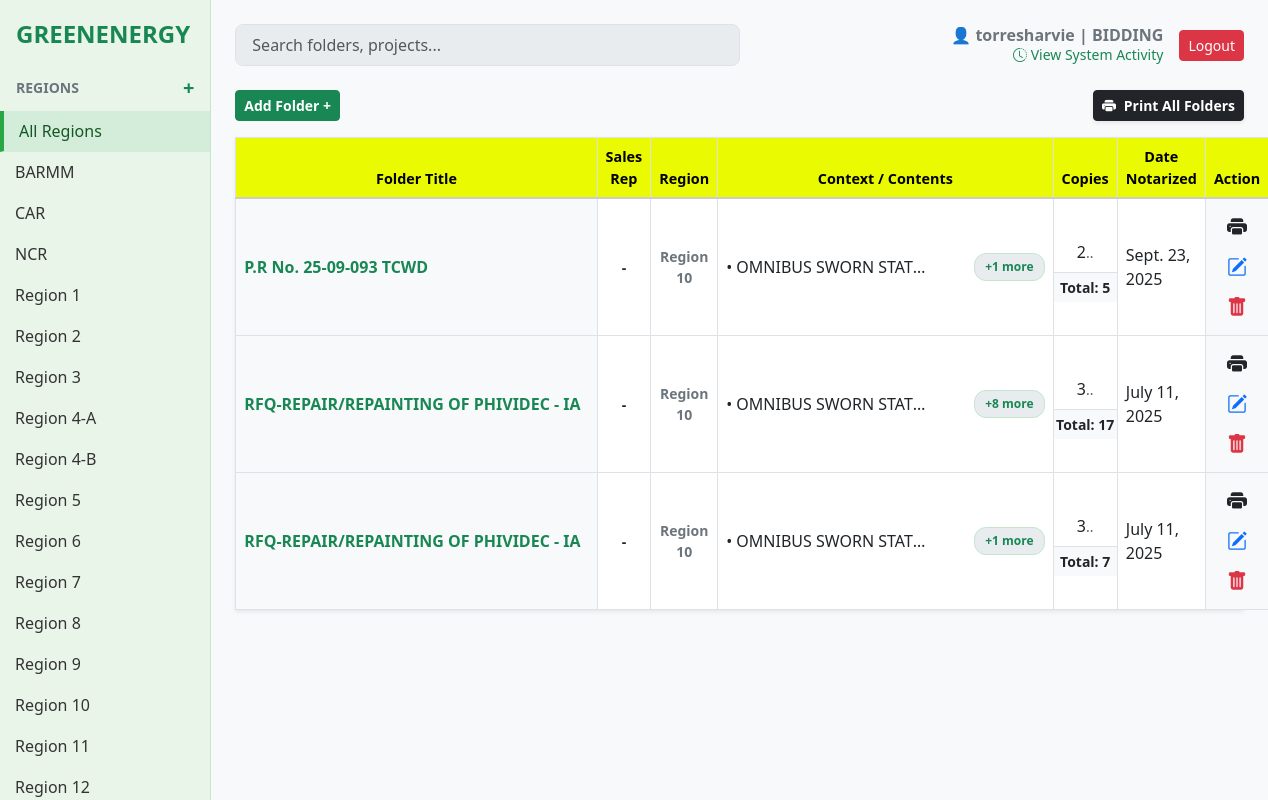
/ (signed in), run on the app's committed database.
### core/models.py (models this page shows, shortened)
class Region(models.Model):
    name = models.CharField(max_length=100, unique=True) # e.g., "Region I"

class User(AbstractUser):
    department = models.CharField(max_length=100, blank=True, null=True)

class Envelope(models.Model):
    region = models.ForeignKey(Region, on_delete=models.CASCADE)
    title = models.CharField(max_length=200) # e.g., "Greenergy 2026"
    created_at = models.DateTimeField(auto_now_add=True)
    project_entity = models.CharField(max_length=200, blank=True, null=True)
    procuring_entity = models.CharField(max_length=200, blank=True, null=True)
    sales_name = models.CharField(max_length=200, blank=True, null=True)
    door_number = models.CharField(max_length=50, blank=True, null=True)
    created_at = models.DateTimeField(auto_now_add=True)

class Document(models.Model):
    envelope = models.ForeignKey(Envelope, on_delete=models.CASCADE, related_name='documents')
    title = models.CharField(max_length=200)  # The specific file name
    content_context = models.TextField()      # "Context" from your screenshot
    num_pages = models.IntegerField(default=1)
    date_notarized = models.DateField(null=True, blank=True)
    file_upload = models.FileField(upload_to='docs/', blank=True, null=True)

### core/views.py (the view, shortened to what this page needs)
# urls.py: path('', views.dashboard, name='dashboard'),
@login_required
def dashboard(request):
    regions_queryset = Region.objects.all()
    regions = sorted(
        regions_queryset,
        key=lambda r: [int(t) if t.isdigit() else t.lower() for t in re.split('(\d+)', r.name)]
    )
    selected_region_id = request.GET.get('region')
    sorted_docs = Prefetch('documents', queryset=Document.objects.order_by('-date_notarized'))
    envelopes = Envelope.objects.annotate(
        latest_doc_date=Max('documents__date_notarized')
    ).prefetch_related(sorted_docs)
    envelopes = envelopes.order_by(F('latest_doc_date').desc(nulls_last=True), '-id')
    if selected_region_id:
        envelopes = envelopes.filter(region_id=selected_region_id)
    query = request.GET.get('q')
    for env in envelopes:
        env.total_pages = sum(doc.num_pages for doc in env.documents.all())
    recent_activity = AuditLog.objects.select_related('user').order_by('-timestamp')[:20]
    context = {
        'regions': regions,
        'envelopes': envelopes,
        'selected_region_id': int(selected_region_id) if selected_region_id else None,
        'user': request.user,
        'recent_activity': recent_activity
    }
    return render(request, 'core/dashboard.html', context)

### core/templates/core/dashboard.html (shortened to what this page needs)
<!DOCTYPE html>
<html lang="en">
<head>
    <link href="https://cdn.jsdelivr.net/npm/bootstrap@5.3.0/dist/css/bootstrap.min.css" rel="stylesheet">
    <link rel="stylesheet" href="https://cdn.jsdelivr.net/npm/bootstrap-icons@1.10.5/font/bootstrap-icons.css">
</head>
<body>
<div class="container-fluid p-0">
    <div class="row g-0">
        <div class="col-md-2 sidebar d-flex flex-column">
            <a href="{% url 'dashboard' %}" class="text-decoration-none"><h4 class="text-success fw-bold px-3 mb-4">GREENENERGY</h4></a>
            <div class="d-flex justify-content-between align-items-center px-3 mb-2 text-secondary">
                <span class="small fw-bold">REGIONS</span>
                <a href="#" class="text-success text-decoration-none fw-bold fs-5" data-bs-toggle="modal" data-bs-target="#addRegionModal" title="Add Region">+</a>
            </div>
            <div class="list-group list-group-flush mb-auto">
                <div class="sidebar-item-container {% if not selected_region_id %}active{% endif %}">
                    <a href="{% url 'dashboard' %}" class="sidebar-link">All Regions</a>
                </div>
                {% for region in regions %}
                <div class="sidebar-item-container {% if selected_region_id == region.id %}active{% endif %}">
                    <a href="?region={{ region.id }}" class="sidebar-link" title="{{ region.name }}">{{ region.name }}</a>
                </div>
                {% endfor %}
            </div>
        </div>
        <div class="col-md-10 main-content-wrapper">
            <div class="d-flex justify-content-between align-items-center mb-4">
                <div class="search-container">
                    <input id="searchInput" class="form-control form-control-lg pe-5" type="text" placeholder="Search folders, projects..." style="background-color: #e9ecef; font-size: 1rem;" autocomplete="off">
                </div>
                <div class="d-flex align-items-center gap-3">
                    <div class="text-end" style="line-height: 1.2;">
                        <span class="fw-bold text-secondary d-block">👤 {{ user.username }} | {{ user.department }}</span>
                        <a href="#" class="small text-success text-decoration-none" data-bs-toggle="modal" data-bs-target="#activityModal">
                            <i class="bi bi-clock-history"></i> View System Activity
                        </a>
                    </div>
                    <form action="{% url 'logout' %}" method="post">{% csrf_token %}<button type="submit" class="btn btn-danger btn-sm">Logout</button></form>
                </div>
            </div>
            <div class="d-flex justify-content-between align-items-center mb-3">
                <button class="btn btn-success btn-sm fw-bold" data-bs-toggle="modal" data-bs-target="#addEnvelopeModal">Add Folder +</button>
                <button class="btn btn-dark btn-sm fw-bold shadow-sm" data-bs-toggle="modal" data-bs-target="#printAllModal">
                    <i class="bi bi-printer-fill me-1"></i> Print All Folders
                </button>
            </div>
            <div id="tableContainer" class="table-responsive shadow-sm" style="overflow: visible;">
                <table class="table table-bordered custom-table mb-0">
                    <thead>
                        <tr>
                            <th class="text-center" style="width: 150px;">Folder Title</th>
                            <th class="text-center" style="width: 120px;">Sales Rep</th>
                            <th class="text-center" style="width: 120px;">Region</th>
                            <th class="text-center" style="width: 150px;">Context / Contents</th>
                            <th class="text-center" style="width: 100px;">Copies</th>
                            <th class="text-center" style="width: 100px;">Date Notarized</th>
                            <th class="text-center" style="width: 140px;">Action</th>
                        </tr>
                    </thead>
                    <tbody>
                        {% for env in envelopes %}
                        <tr>
                            <td class="align-middle bg-light">
                                <div class="d-flex justify-content-between align-items-center w-100 position-relative">
                                    <div class="fw-bold text-success text-truncate me-2">{{ env.title }}</div>
                                </div>
                            </td>
                            <td class="align-middle text-center small fw-bold text-dark">{{ env.sales_name|default:"-" }}</td>
                            <td class="align-middle text-center small fw-bold text-secondary">{{ env.region.name }}</td>
                            <td class="p-2 align-middle">
                                <div class="d-flex justify-content-between align-items-center w-100 position-relative">
                                    <span class="text-dark text-truncate me-2" style="max-width: 65%;">
                                        {% if env.documents.first %}• {{ env.documents.first.content_context }}{% endif %}
                                    </span>
                                    {% if env.documents.count > 1 %}
                                        <div class="position-relative more-badge-container">
                                            <div class="more-badge" onclick="togglePopup('content-popup-{{ env.id }}', event)">+{{ env.documents.count|add:"-1" }} more</div>
                                        </div>
                                    {% endif %}
                                </div>
                            </td>
                            <td class="p-0 text-center align-middle">
                                <div class="py-2">
                                    {% if env.documents.first %}{{ env.documents.first.num_pages }}{% if env.documents.count > 1 %}<span class="text-muted small">..</span>{% endif %}{% endif %}
                                </div>
                                <div class="fw-bold bg-light small border-top py-1 w-100">Total: {{ env.total_pages }}</div>
                            </td>
                            <td class="align-middle">
                                {% with env.documents.first as first_doc %}{{ first_doc.date_notarized|default:"N/A" }}{% endwith %}
                            </td>
                            <td class="align-middle text-center bg-light">
                                <button class="btn-icon text-dark" data-bs-toggle="modal" data-bs-target="#previewModal{{ env.id }}"><i class="bi bi-printer-fill fs-5"></i></button>
                                <button class="btn-icon text-primary" data-bs-toggle="modal" data-bs-target="#editModal{{ env.id }}"><i class="bi bi-pencil-square fs-5"></i></button>
                                <button class="btn-icon text-danger" data-bs-toggle="modal" data-bs-target="#deleteModal{{ env.id }}"><i class="bi bi-trash-fill fs-5"></i></button>
                            </td>
                        </tr>
                        {% empty %}
                        <tr><td colspan="7" class="text-center py-5 text-muted">No folders found.</td></tr>
                        {% endfor %}
                    </tbody>
                </table>
            </div>
        </div>
    </div>
</div>
</body>
</html>

### core/templates/core/dashboard.html (style rules this page uses)
body { background-color: #f8f9fa; overflow-x: hidden; }
.sidebar { height: 100vh; background-color: #e9f5e9; border-right: 1px solid #c3e6cb; padding-top: 20px; overflow-y: auto; position: fixed; width: 16.666667%; top: 0; left: 0; z-index: 1000; }
.main-content-wrapper { margin-left: 16.666667%; min-height: 100vh; padding: 24px; }
.sidebar-item-container { padding: 8px 15px; color: #333; text-decoration: none; display: flex; justify-content: space-between; align-items: center; border-bottom: 1px solid transparent; }
.sidebar-item-container:hover, .sidebar-item-container.active { background-color: #d4edda; border-left: 4px solid #28a745; color: #155724; }
.sidebar-link { text-decoration: none; color: inherit; font-weight: 500; flex-grow: 1; white-space: nowrap; overflow: hidden; text-overflow: ellipsis; }
.custom-table thead th { background-color: #eafa00 !important; color: #000; border-bottom: 2px solid #ccc; font-size: 0.9rem; }
.custom-table tbody tr { background-color: #fff; border-bottom: 1px solid #dee2e6; }
.more-badge { background-color: #e9ecef; color: #198754; font-size: 0.75rem; padding: 4px 10px; border-radius: 12px; cursor: pointer; font-weight: bold; white-space: nowrap; user-select: none; border: 1px solid #c3e6cb; }
.btn-icon { border: none; background: transparent; padding: 5px; transition: transform 0.2s; }
.search-container { position: relative; width: 50%; }

### data on the page
Region: name "BARMM"
Region: name "CAR"
Region: name "NCR"
Region: name "Region 1"
Region: name "Region 2"
Region: name "Region 3"
Region: name "Region 4-A"
Region: name "Region 4-B"
Region: name "Region 5"
Region: name "Region 6"
Region: name "Region 7"
Region: name "Region 8"
Region: name "Region 9"
Region: name "Region 10"
Region: name "Region 11"
Region: name "Region 12"
User: username "torresharvie", department "BIDDING"
Envelope: title "P.R No. 25-09-093 TCWD", sales_name "-", region.name "Region 10", documents.first.content_context "OMNIBUS SWORN STAT…", documents.count|add "1", documents.first.num_pages "2", total_pages "5", documents.first.date_notarized "Sept. 23, 2025"
Envelope: title "RFQ-REPAIR/REPAINTING OF PHIVIDEC - IA", sales_name "-", region.name "Region 10", documents.first.content_context "OMNIBUS SWORN STAT…", documents.count|add "8", documents.first.num_pages "3", total_pages "17", documents.first.date_notarized "July 11, 2025"
Envelope: title "RFQ-REPAIR/REPAINTING OF PHIVIDEC - IA", sales_name "-", region.name "Region 10", documents.first.content_context "OMNIBUS SWORN STAT…", documents.count|add "1", documents.first.num_pages "3", total_pages "7", documents.first.date_notarized "July 11, 2025"
